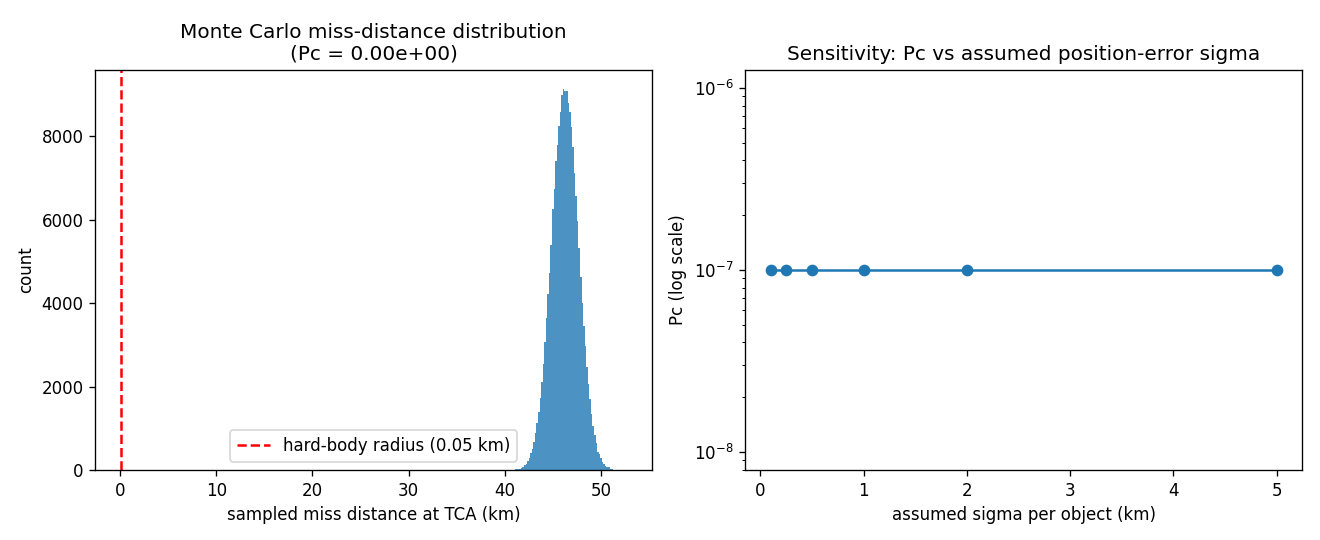

Here is the Python script that generated this plot:
"""Monte Carlo collision probability at the time of closest approach (TCA).

Follows the same idea as IIIT Delhi's OrCo platform (Chowdhury et al., IPSC 2025):
SGP4 gives the nominal (best-estimate) trajectory from TLE data; since a TLE carries no
stated uncertainty, we assume a position-error standard deviation (sigma) for each object
and sample many perturbed relative positions at the nominal TCA. The collision probability
is the fraction of samples landing inside the combined hard-body radius.

This is the simplest of the three methods described in that paper (Monte Carlo). It does
NOT implement Patera's or Alfano's analytic methods; it is meant as a first, honest estimate
while actual position-uncertainty values are pending from the Space Systems Laboratory.

IMPORTANT: the default sigma_km and hard_body_radius_km below are PLACEHOLDERS, not
measured values. Treat every probability from this script as illustrative until real
values are confirmed.

Run:  python monte_carlo_probability.py                      (ISS vs Tiangong, 24 h window)
      python monte_carlo_probability.py "Hubble" "Terra" 12   (names from real_satellites.py)
Needs: numpy, scipy, matplotlib, sgp4
"""
import sys
import numpy as np
import matplotlib
matplotlib.use("Agg")
import matplotlib.pyplot as plt
from sgp4.api import Satrec

from closest_approach import epoch_jd, separation, find_closest_approach

# --- PLACEHOLDERS: ask Partha / the lab what to use before quoting any probability ---
SIGMA_KM = 1.0              # assumed 1-sigma position error per object, each axis (independent, Gaussian)
HARD_BODY_RADIUS_KM = 0.05  # assumed combined physical size of the two objects (50 m)
N_TRIALS = 200_000


def monte_carlo_pc(r_rel_ca, sigma_km=SIGMA_KM, hard_body_km=HARD_BODY_RADIUS_KM,
                    n_trials=N_TRIALS, rng=None):
    """Monte Carlo collision probability given the nominal relative position at TCA.

    Each object's position error is modelled as independent N(0, sigma_km^2) per axis,
    so the relative position error has std sigma_km * sqrt(2) per axis.
    """
    rng = rng or np.random.default_rng()
    sigma_rel = sigma_km * np.sqrt(2)
    samples = r_rel_ca + rng.normal(0, sigma_rel, size=(n_trials, 3))
    dist = np.linalg.norm(samples, axis=1)
    hits = dist <= hard_body_km
    pc = hits.mean()
    se = np.sqrt(pc * (1 - pc) / n_trials)   # standard error of the MC estimate itself
    return pc, se, dist


def analyse(sat1, sat2, name1, name2, hours=24.0, sigma_km=SIGMA_KM,
            hard_body_km=HARD_BODY_RADIUS_KM, n_trials=N_TRIALS, out="monte_carlo_probability.png"):
    jd0 = max(epoch_jd(sat1), epoch_jd(sat2))
    t, d, t_ca, d_ca = find_closest_approach(sat1, sat2, jd0, hours)
    r_rel_ca, _ = separation(sat1, sat2, jd0, t_ca)
    r_rel_ca = r_rel_ca[0]

    pc, se, dist = monte_carlo_pc(r_rel_ca, sigma_km, hard_body_km, n_trials)

    print(f"{name1} vs {name2}")
    print(f"Nominal TCA: t = {t_ca:.1f} s after start, DCA = {d_ca:.3f} km (SGP4, no uncertainty)")
    print(f"Assumed sigma (per object, per axis): {sigma_km} km   |  hard-body radius: {hard_body_km} km")
    print(f"Monte Carlo collision probability at TCA: Pc = {pc:.3e}  (N = {n_trials:,} trials, MC std error {se:.1e})")
    print("These numbers depend entirely on the two assumed inputs above. They are placeholders")
    print("until the lab confirms real position-error and hard-body-radius values.")

    fig, ax = plt.subplots(1, 2, figsize=(11, 4.5))
    ax[0].hist(dist, bins=80, color="tab:blue", alpha=0.8)
    ax[0].axvline(hard_body_km, color="red", ls="--", label=f"hard-body radius ({hard_body_km} km)")
    ax[0].set_xlabel("sampled miss distance at TCA (km)"); ax[0].set_ylabel("count")
    ax[0].set_title(f"Monte Carlo miss-distance distribution\n(Pc = {pc:.2e})"); ax[0].legend()

    sigmas = np.array([0.1, 0.25, 0.5, 1.0, 2.0, 5.0])
    pcs = np.array([monte_carlo_pc(r_rel_ca, s, hard_body_km, n_trials // 4)[0] for s in sigmas])
    # Plot real zeros honestly (as "< 1 hit observed") instead of hiding them under a log-scale floor.
    zero = pcs == 0
    if zero.any():
        min_detectable = 1.0 / (n_trials // 4)  # smallest Pc this many trials could even detect (1 hit)
        ax[1].semilogy(sigmas[~zero], pcs[~zero], "o-", color="tab:blue", label="Pc observed (>0 hits)")
        ax[1].scatter(sigmas[zero], [min_detectable] * zero.sum(), marker="v", color="tab:red",
                      label=f"0 hits in {n_trials//4:,} trials (Pc below this mark)")
        ax[1].legend(fontsize=7)
    else:
        ax[1].semilogy(sigmas, pcs, "o-")
    ax[1].set_xlabel("assumed sigma per object (km)"); ax[1].set_ylabel("Pc (log scale)")
    ax[1].set_title("Sensitivity: Pc vs assumed position-error sigma")
    plt.tight_layout(); plt.savefig(out, dpi=120)
    return pc, se, t_ca, d_ca


def main():
    from real_satellites import load_tles
    name1 = sys.argv[1] if len(sys.argv) > 1 else "ISS"
    name2 = sys.argv[2] if len(sys.argv) > 2 else "Tiangong (CSS)"
    hours = float(sys.argv[3]) if len(sys.argv) > 3 else 24.0
    tles = load_tles()
    sat1 = Satrec.twoline2rv(*tles[name1]); sat2 = Satrec.twoline2rv(*tles[name2])
    analyse(sat1, sat2, name1, name2, hours)


if __name__ == "__main__":
    main()
